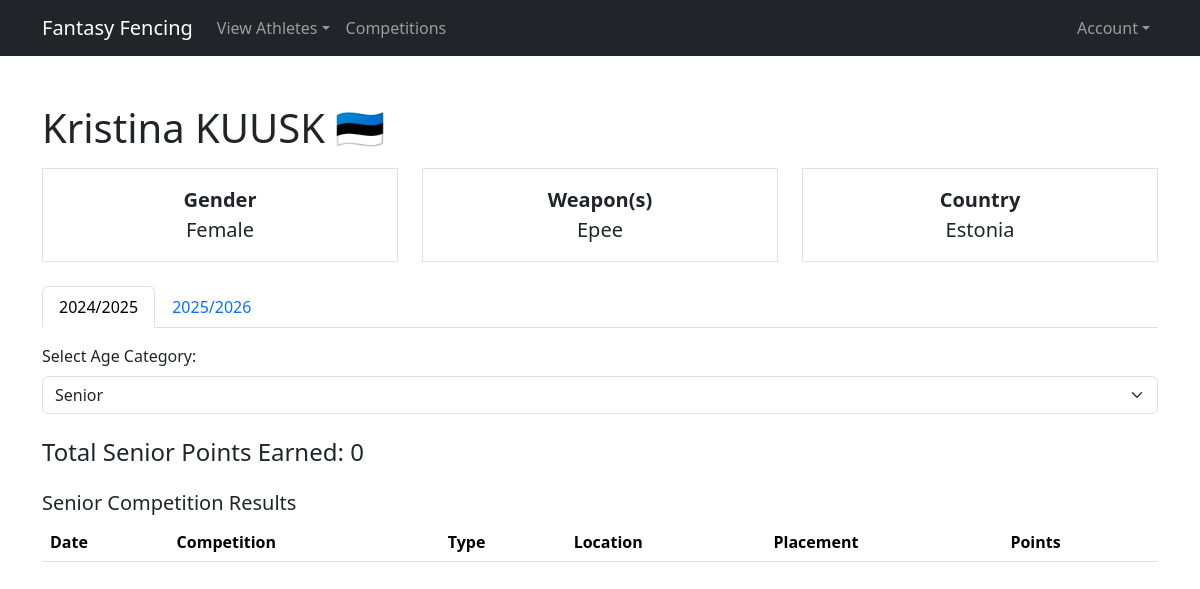
The page /frontend/php/athlete.php?id=2611 on the database its author committed.
### tables this page shows
CREATE TABLE IF NOT EXISTS athletes (
    	id INT PRIMARY KEY,
    	name VARCHAR(100) NOT NULL,
    	firstName VARCHAR(50) NOT NULL,
    	lastName VARCHAR(50) NOT NULL,
    	gender ENUM('male', 'female') NOT NULL,
    	nationality CHAR(3) NOT NULL,
    	weapon ENUM('sabre', 'epee', 'foil') NOT NULL,
    	weapon2 ENUM('sabre', 'epee', 'foil') DEFAULT NULL,
    	isActive BOOLEAN DEFAULT FALSE
);

### backend/php/databaseFunctions.php (called while the page is built, shortened)
<?php
function getAthleteInfo($athleteId) {
    	$db = dbConnect();
    	$stmt = $db->prepare("SELECT firstName, lastName, gender, nationality FROM athletes WHERE id = ?");
    	$stmt->bind_param("i", $athleteId);
    	$stmt->execute();
    	$result = $stmt->get_result();
    	$athlete = $result->fetch_assoc();
    	return $athlete;
}
function getAthleteWeapons($athleteId) {
    	$db = dbConnect();
    	$stmt = $db->prepare("SELECT weapon, weapon2 FROM athletes WHERE id = ?");
    	$stmt->bind_param("i", $athleteId);
    	$stmt->execute();
    	$result = $stmt->get_result()->fetch_assoc();
    	$weapons = array_filter([$result['weapon'], $result['weapon2']]);
    	return $weapons;
}
function getTotalPoints($athleteId, $season, $weapon, $ageCategory) {
    	$db = dbConnect();
    	$stmt = $db->prepare("SELECT points FROM athleteSeasonPoints WHERE athleteId = ? AND season = ? AND weapon = ? AND ageCategory = ?");
    	$stmt->bind_param("iiss", $athleteId, $season, $weapon, $ageCategory);
    	$stmt->execute();
    	$stmt->bind_result($points);
    	return $points ?: 0;
}
?>

### backend/php/otherFunctions.php (called while the page is built, shortened)
<?php
function getFlagEmoji($countryCode) {
    	$firstLetter = mb_convert_encoding('&#' . (127397 + ord($countryCode[0])) . ';', 'UTF-8', 'HTML-ENTITIES');
    	$secondLetter = mb_convert_encoding('&#' . (127397 + ord($countryCode[1])) . ';', 'UTF-8', 'HTML-ENTITIES');
    	return $firstLetter . $secondLetter;
}
?>

### backend/php/dataArrays.php (called while the page is built, shortened)
<?php
$ageCategories = [
	"S" => "Senior",
	"J" => "Junior"
];
$seasons = [
    	'2025' => '2024/2025',
    	'2026' => '2025/2026'
];
?>

### frontend/php/athlete.php (the view, shortened to what this page needs)
<?php
include 'header.php';
include '../../backend/php/dataArrays.php';
include '../../backend/php/databaseFunctions.php';
include '../../backend/php/otherFunctions.php';
$athleteId = $_GET['id'];
$season = $_GET['season'] ?? '2025';
$athlete = getAthleteInfo($athleteId);
$availableWeapons = getAthleteWeapons($athleteId);
$weapon = $_GET['weapon'] ?? $availableWeapons[0];
$ageCategory = $_GET['ageCategory'] ?? 'S';
$totalPoints = getTotalPoints($athleteId, $season, $weapon, $ageCategory);
$twoLetterCountryCode = $countryCodeMap[$athlete['nationality']] ?? '';
$flagEmoji = $twoLetterCountryCode ? getFlagEmoji($twoLetterCountryCode) : '';
?>
<body>
    	<div class="container mt-5">
        	<h1>
            		<?= htmlspecialchars($athlete['firstName'] . ' ' . $athlete['lastName'])?>
            		<?= $flagEmoji?>
        	</h1>
        	<div class="row mt-3 text-center">
            		<div class="col-md-4">
                		<div class="border p-3" style="font-size: 1.25rem;">
                    			<strong>Gender</strong><br>
                    			<?= ucfirst($athlete['gender']) ?>
                		</div>
            		</div>
            	<div class="col-md-4">
                	<div class="border p-3" style="font-size: 1.25rem;">
                    		<strong>Weapon(s)</strong><br>
                    		<?= htmlspecialchars(implode('/', array_map('ucfirst', $availableWeapons))) ?>
                	</div>
            	</div>
            	<div class="col-md-4">
                	<div class="border p-3" style="font-size: 1.25rem;">
                    		<strong>Country</strong><br>
                    		<?= htmlspecialchars($validCountryCodes[$athlete['nationality']] ?? $athlete['nationality']) ?>
                	</div>
            	</div>
        </div>
        <ul class="nav nav-tabs mt-4" id="seasonTab" role="tablist">
            	<?php foreach ($seasons as $seasonCode => $seasonName):?>
                	<li class="nav-item" role="presentation">
                    		<a class="nav-link <?= $seasonCode == $season ? 'active' : '' ?>" href="?id=<?= $athleteId ?>&season=<?= $seasonCode?>&weapon=<?= $weapon?>"><?= $seasonName?></a>
                	</li>
            	<?php endforeach;?>
        </ul>
        <div class="mt-3">
            	<label for="ageCategory" class="form-label">Select Age Category:</label>
            	<select class="form-select" id="ageCategory" onchange="location = this.value;">
                	<?php foreach ($ageCategories as $code => $category): ?>
                    		<option value="?id=<?= $athleteId ?>&season=<?= $season ?>&weapon=<?= $weapon ?>&ageCategory=<?= $code ?>" <?= $ageCategory == $code ? 'selected' : '' ?>>
                        	<?= htmlspecialchars($category) ?>
                    		</option>
                	<?php endforeach; ?>
            	</select>
        </div>
        <h4 class="mt-4">Total <?= ucfirst($ageCategories[$ageCategory] ?? 'Senior') ?> Points Earned: <?= htmlspecialchars($totalPoints) ?></h4>
        <h5 class="mt-4"><?= ucfirst($ageCategories[$ageCategory] ?? 'Senior') ?> Competition Results</h5>
        <table class="table table-striped">
            	<thead>
                	<tr>
                    		<th>Date</th>
                    		<th>Competition</th>
                    		<th>Type</th>
                    		<th>Location</th>
                    		<th>Placement</th>
                    		<th>Points</th>
                	</tr>
            	</thead>
        	</table>
    	</div>
</body>
</html>

### rows shown on the page
athletes: firstName+lastName "Kristina KUUSK", nationality "🇪🇪", gender "Female", weapon+weapon2 "Epee", nationality "Estonia"

### other values the page prints
$seasonName "2024/2025"
$seasonName "2025/2026"
$ageCategories[$ageCategory] "Senior"
$totalPoints "0"
form field value "Senior"
